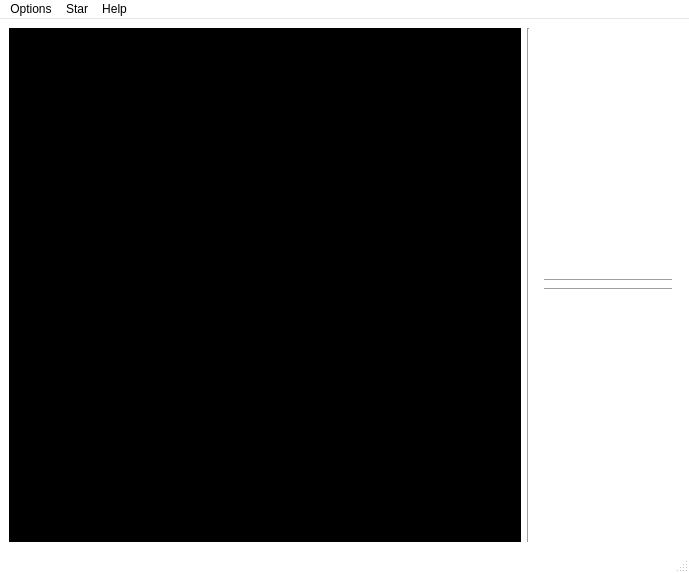
<?xml version="1.0" encoding="UTF-8"?>
<ui version="4.0">
 <class>PEX3_StarGui</class>
 <widget class="QMainWindow" name="PEX3_StarGui">
  <property name="geometry">
   <rect>
    <x>0</x>
    <y>0</y>
    <width>681</width>
    <height>573</height>
   </rect>
  </property>
  <property name="palette">
   <palette>
    <active>
     <colorrole role="Base">
      <brush brushstyle="SolidPattern">
       <color alpha="255">
        <red>255</red>
        <green>255</green>
        <blue>255</blue>
       </color>
      </brush>
     </colorrole>
     <colorrole role="Window">
      <brush brushstyle="SolidPattern">
       <color alpha="255">
        <red>255</red>
        <green>255</green>
        <blue>255</blue>
       </color>
      </brush>
     </colorrole>
    </active>
    <inactive>
     <colorrole role="Base">
      <brush brushstyle="SolidPattern">
       <color alpha="255">
        <red>255</red>
        <green>255</green>
        <blue>255</blue>
       </color>
      </brush>
     </colorrole>
     <colorrole role="Window">
      <brush brushstyle="SolidPattern">
       <color alpha="255">
        <red>255</red>
        <green>255</green>
        <blue>255</blue>
       </color>
      </brush>
     </colorrole>
    </inactive>
    <disabled>
     <colorrole role="Base">
      <brush brushstyle="SolidPattern">
       <color alpha="255">
        <red>255</red>
        <green>255</green>
        <blue>255</blue>
       </color>
      </brush>
     </colorrole>
     <colorrole role="Window">
      <brush brushstyle="SolidPattern">
       <color alpha="255">
        <red>255</red>
        <green>255</green>
        <blue>255</blue>
       </color>
      </brush>
     </colorrole>
    </disabled>
   </palette>
  </property>
  <property name="windowTitle">
   <string>Stars</string>
  </property>
  <widget class="QWidget" name="centralwidget">
   <property name="sizePolicy">
    <sizepolicy hsizetype="Preferred" vsizetype="Preferred">
     <horstretch>0</horstretch>
     <verstretch>0</verstretch>
    </sizepolicy>
   </property>
   <property name="minimumSize">
    <size>
     <width>0</width>
     <height>0</height>
    </size>
   </property>
   <property name="maximumSize">
    <size>
     <width>16777215</width>
     <height>16777215</height>
    </size>
   </property>
   <property name="palette">
    <palette>
     <active>
      <colorrole role="Base">
       <brush brushstyle="SolidPattern">
        <color alpha="255">
         <red>255</red>
         <green>255</green>
         <blue>255</blue>
        </color>
       </brush>
      </colorrole>
      <colorrole role="Window">
       <brush brushstyle="SolidPattern">
        <color alpha="255">
         <red>255</red>
         <green>255</green>
         <blue>255</blue>
        </color>
       </brush>
      </colorrole>
     </active>
     <inactive>
      <colorrole role="Base">
       <brush brushstyle="SolidPattern">
        <color alpha="255">
         <red>255</red>
         <green>255</green>
         <blue>255</blue>
        </color>
       </brush>
      </colorrole>
      <colorrole role="Window">
       <brush brushstyle="SolidPattern">
        <color alpha="255">
         <red>255</red>
         <green>255</green>
         <blue>255</blue>
        </color>
       </brush>
      </colorrole>
     </inactive>
     <disabled>
      <colorrole role="Base">
       <brush brushstyle="SolidPattern">
        <color alpha="255">
         <red>255</red>
         <green>255</green>
         <blue>255</blue>
        </color>
       </brush>
      </colorrole>
      <colorrole role="Window">
       <brush brushstyle="SolidPattern">
        <color alpha="255">
         <red>255</red>
         <green>255</green>
         <blue>255</blue>
        </color>
       </brush>
      </colorrole>
     </disabled>
    </palette>
   </property>
   <layout class="QHBoxLayout" name="window_layout">
    <item>
     <layout class="QHBoxLayout" name="main_layout">
      <item>
       <widget class="QWidget" name="drawing_widget" native="true">
        <property name="sizePolicy">
         <sizepolicy hsizetype="Preferred" vsizetype="Preferred">
          <horstretch>1</horstretch>
          <verstretch>1</verstretch>
         </sizepolicy>
        </property>
        <property name="minimumSize">
         <size>
          <width>512</width>
          <height>512</height>
         </size>
        </property>
        <property name="maximumSize">
         <size>
          <width>16777215</width>
          <height>16777215</height>
         </size>
        </property>
        <property name="palette">
         <palette>
          <active>
           <colorrole role="Base">
            <brush brushstyle="SolidPattern">
             <color alpha="255">
              <red>255</red>
              <green>255</green>
              <blue>255</blue>
             </color>
            </brush>
           </colorrole>
           <colorrole role="Window">
            <brush brushstyle="SolidPattern">
             <color alpha="255">
              <red>0</red>
              <green>0</green>
              <blue>0</blue>
             </color>
            </brush>
           </colorrole>
          </active>
          <inactive>
           <colorrole role="Base">
            <brush brushstyle="SolidPattern">
             <color alpha="255">
              <red>255</red>
              <green>255</green>
              <blue>255</blue>
             </color>
            </brush>
           </colorrole>
           <colorrole role="Window">
            <brush brushstyle="SolidPattern">
             <color alpha="255">
              <red>0</red>
              <green>0</green>
              <blue>0</blue>
             </color>
            </brush>
           </colorrole>
          </inactive>
          <disabled>
           <colorrole role="Base">
            <brush brushstyle="SolidPattern">
             <color alpha="255">
              <red>0</red>
              <green>0</green>
              <blue>0</blue>
             </color>
            </brush>
           </colorrole>
           <colorrole role="Window">
            <brush brushstyle="SolidPattern">
             <color alpha="255">
              <red>0</red>
              <green>0</green>
              <blue>0</blue>
             </color>
            </brush>
           </colorrole>
          </disabled>
         </palette>
        </property>
        <property name="font">
         <font>
          <family>Courier New</family>
          <pointsize>12</pointsize>
         </font>
        </property>
        <property name="focusPolicy">
         <enum>Qt::StrongFocus</enum>
        </property>
        <property name="autoFillBackground">
         <bool>true</bool>
        </property>
       </widget>
      </item>
      <item>
       <widget class="Line" name="vertical_line">
        <property name="orientation">
         <enum>Qt::Vertical</enum>
        </property>
       </widget>
      </item>
      <item>
       <layout class="QVBoxLayout" name="controls_layout">
        <property name="sizeConstraint">
         <enum>QLayout::SetDefaultConstraint</enum>
        </property>
        <property name="leftMargin">
         <number>8</number>
        </property>
        <property name="topMargin">
         <number>8</number>
        </property>
        <property name="rightMargin">
         <number>8</number>
        </property>
        <property name="bottomMargin">
         <number>8</number>
        </property>
        <item>
         <spacer name="TopSPacer">
          <property name="maximumSize">
           <size>
            <width>128</width>
            <height>16777215</height>
           </size>
          </property>
          <property name="orientation">
           <enum>Qt::Vertical</enum>
          </property>
          <property name="sizeHint" stdset="0">
           <size>
            <width>20</width>
            <height>40</height>
           </size>
          </property>
         </spacer>
        </item>
        <item>
         <widget class="Line" name="TopLine">
          <property name="orientation">
           <enum>Qt::Horizontal</enum>
          </property>
         </widget>
        </item>
        <item>
         <widget class="Line" name="BottomLine">
          <property name="orientation">
           <enum>Qt::Horizontal</enum>
          </property>
         </widget>
        </item>
        <item>
         <spacer name="BottomSpacer">
          <property name="maximumSize">
           <size>
            <width>128</width>
            <height>16777215</height>
           </size>
          </property>
          <property name="orientation">
           <enum>Qt::Vertical</enum>
          </property>
          <property name="sizeHint" stdset="0">
           <size>
            <width>20</width>
            <height>40</height>
           </size>
          </property>
         </spacer>
        </item>
       </layout>
      </item>
     </layout>
    </item>
   </layout>
  </widget>
  <widget class="QMenuBar" name="menubar">
   <property name="geometry">
    <rect>
     <x>0</x>
     <y>0</y>
     <width>681</width>
     <height>21</height>
    </rect>
   </property>
   <widget class="QMenu" name="menu_Help">
    <property name="title">
     <string>Help</string>
    </property>
    <addaction name="action_about"/>
   </widget>
   <widget class="QMenu" name="menu_Star">
    <property name="title">
     <string>Star</string>
    </property>
    <addaction name="action_name"/>
    <addaction name="action_draper"/>
    <addaction name="action_Harvard_Revised_Number"/>
   </widget>
   <widget class="QMenu" name="menu_Map">
    <property name="title">
     <string>Options</string>
    </property>
    <addaction name="action_exit"/>
    <addaction name="actionOpen_2"/>
   </widget>
   <addaction name="menu_Map"/>
   <addaction name="menu_Star"/>
   <addaction name="menu_Help"/>
  </widget>
  <widget class="QStatusBar" name="statusbar">
   <property name="sizeGripEnabled">
    <bool>true</bool>
   </property>
  </widget>
  <action name="actionOpen">
   <property name="text">
    <string>Open...</string>
   </property>
  </action>
  <action name="actionSave">
   <property name="text">
    <string>Save</string>
   </property>
  </action>
  <action name="actionSave_As">
   <property name="text">
    <string>Save As...</string>
   </property>
  </action>
  <action name="action_save">
   <property name="text">
    <string>Save...</string>
   </property>
  </action>
  <action name="action_exit">
   <property name="text">
    <string>Exit</string>
   </property>
  </action>
  <action name="action_insert_vertex">
   <property name="text">
    <string>Vertex...</string>
   </property>
  </action>
  <action name="action_insert_edge">
   <property name="text">
    <string>Edge...</string>
   </property>
  </action>
  <action name="action_about">
   <property name="text">
    <string>About</string>
   </property>
  </action>
  <action name="action_new">
   <property name="text">
    <string>New</string>
   </property>
  </action>
  <action name="action_node">
   <property name="text">
    <string>Node...</string>
   </property>
  </action>
  <action name="action_edge">
   <property name="text">
    <string>Edge...</string>
   </property>
  </action>
  <action name="action_open">
   <property name="text">
    <string>Open...</string>
   </property>
  </action>
  <action name="action_save_image">
   <property name="text">
    <string>Save Image...</string>
   </property>
  </action>
  <action name="action_find_by_name">
   <property name="text">
    <string>Find by Name...</string>
   </property>
  </action>
  <action name="action_name">
   <property name="text">
    <string>Name</string>
   </property>
  </action>
  <action name="action_draper">
   <property name="text">
    <string>Henry Draper Number</string>
   </property>
  </action>
  <action name="actionOpen_2">
   <property name="text">
    <string>Open</string>
   </property>
  </action>
  <action name="action_Harvard_Revised_Number">
   <property name="text">
    <string>Harvard Revised Number</string>
   </property>
  </action>
 </widget>
 <resources/>
 <connections/>
 <buttongroups>
  <buttongroup name="ConstellationGroup"/>
 </buttongroups>
</ui>
